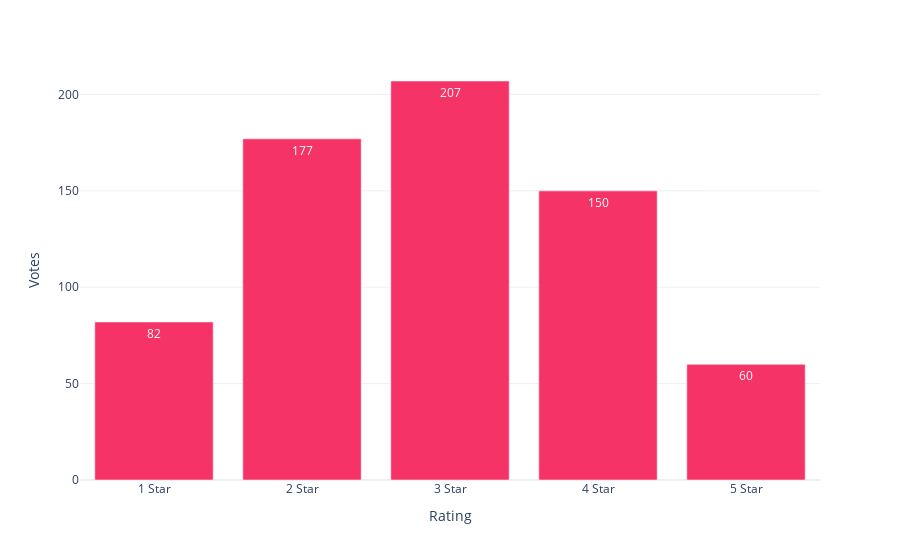

Write notebook code for a chart like this one.
### Code cell
bar_chart.show()

### Figure 1 — Plotly figure (JSON) as saved in the notebook; plotly's stock layout.template omitted (floating-point values rounded to 4 significant figures)
{"data": [{"alignmentgroup": "True", "hovertemplate": "Rating=%{x}<br>Votes=%{text}<extra></extra>", "legendgroup": "", "marker": {"color": "#F63366", "pattern": {"shape": ""}}, "name": "", "offsetgroup": "", "orientation": "v", "showlegend": false, "text": [82, 177, 207, 150, 60], "textposition": "auto", "type": "bar", "x": ["1 Star", "2 Star", "3 Star", "4 Star", "5 Star"], "xaxis": "x", "y": [82, 177, 207, 150, 60], "yaxis": "y"}], "layout": {"barmode": "relative", "legend": {"tracegroupgap": 0}, "margin": {"t": 60}, "xaxis": {"anchor": "y", "domain": [0, 1], "title": {"text": "Rating"}}, "yaxis": {"anchor": "x", "domain": [0, 1], "title": {"text": "Votes"}}}}
